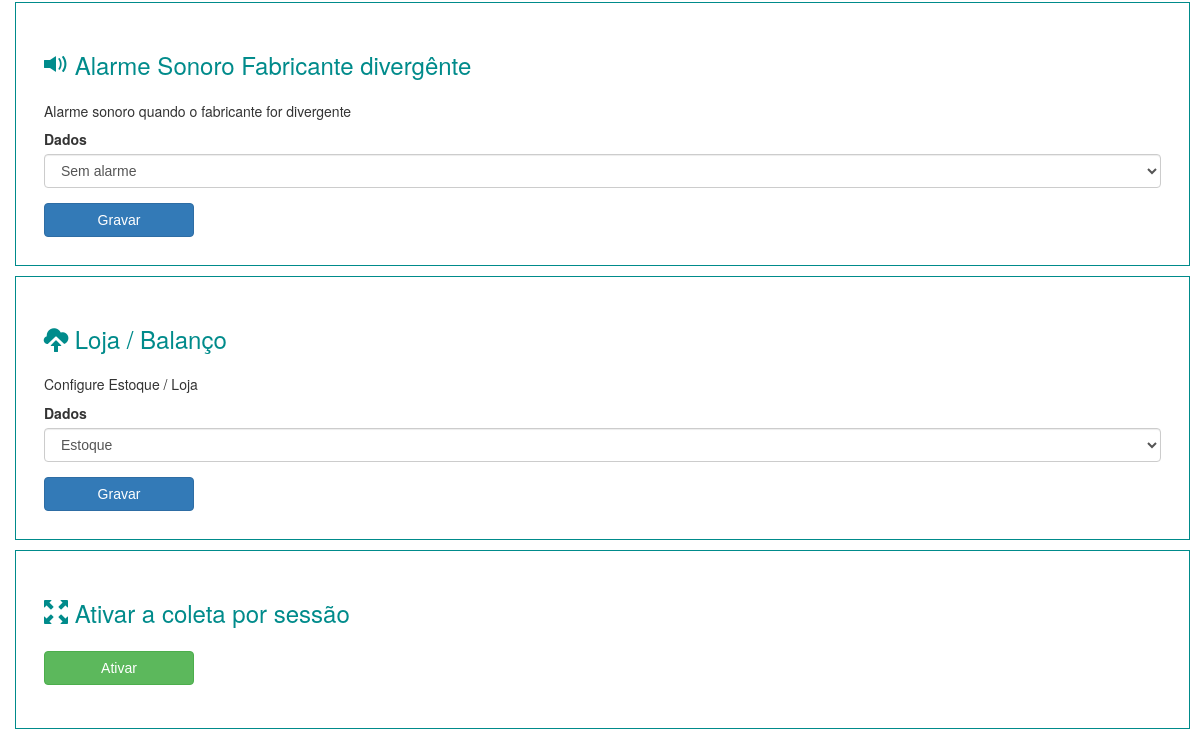
Page /v_configuracao.php (signed in, lower part) on the earlier database version.
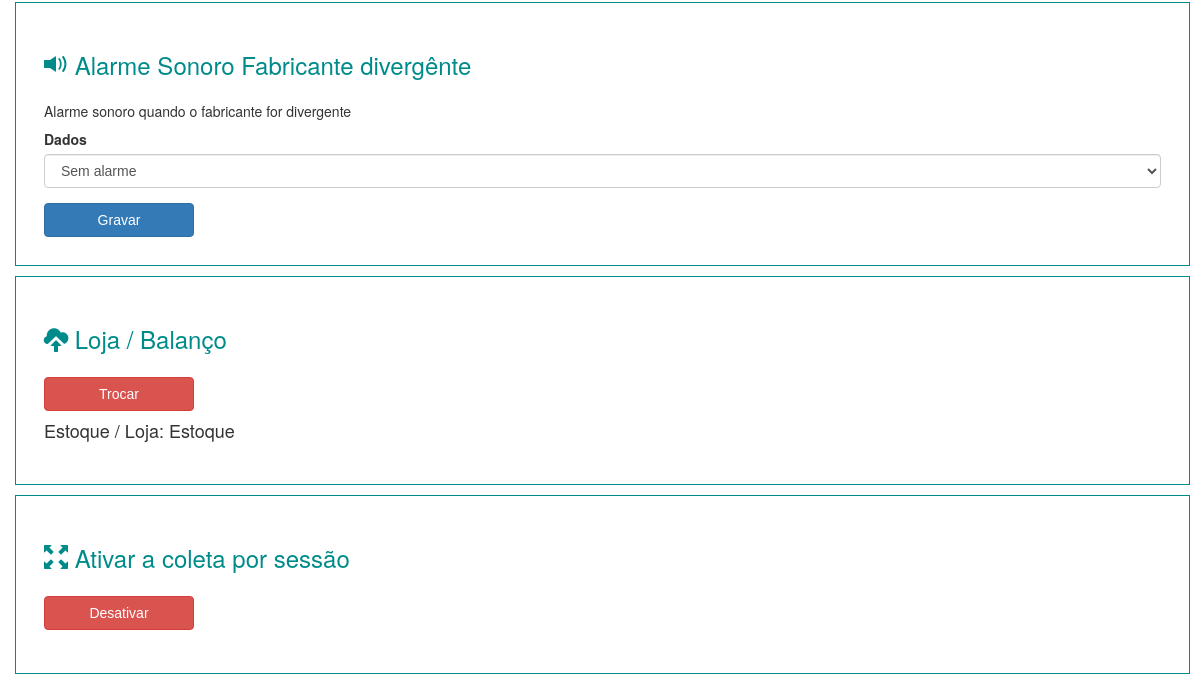
Same page on the later database version.
### tables this page shows
CREATE TABLE IF NOT EXISTS `config` (
  `id` int(11) NOT NULL AUTO_INCREMENT,
  `arquivo` text,
  `conf` int(3) DEFAULT NULL,
  `camera` varchar(255) DEFAULT NULL,
  `tempo` int(10) DEFAULT NULL,
  `diferenca` int(5) DEFAULT '0',
  `estoque_loja` int(2) DEFAULT '0',
  `sessao` int(11) DEFAULT '0',
  PRIMARY KEY (`id`)
);

### v_configuracao.php (the view, shortened to what the changed rows need)
<!DOCTYPE html>
<html>
   <head>
      <link href="bootstrap/css/bootstrap.min.css" rel="stylesheet">
      <link rel="stylesheet" href="css.css">
      <link rel="stylesheet" href="normalize.css">
   </head>
   <body>
      <section id="principal">
         <?php require 'v_cabecalho.php'; ?>
         <section class="corpo">
            <p>
            <p>
            <p>
            <p>
            <section class="form">
               <form method="post" action="arquivos_banco/estoque_loja.php">
                  <fieldset class="area_fieldset">
                     <h3>
                        <span class="glyphicon glyphicon-cloud-upload" aria-hidden="true"></span>
                        Loja / Balanço
                     </h3>
                     <div class="form-group">
                        <?php
                           $listagem = mysqli_query($conexao, "SELECT count(estoque_loja)  FROM config where conf = 15 and estoque_loja < 3 limit 1");
                           $co = $listagem->fetch_row();
                           $contar_estoque = $co;
                           if ($contar_estoque[0] != 1) {
                           ?>
                        <h5> Configure Estoque / Loja </h5>
                        <label for="exampleInputEmail1">Dados</label>
                        <p>
                           <select class="form-control" name="tempo" >
                              <option value="1"> Estoque </option>
                           </select>
                     </div>
                     <button type="submit" class="btn btn-primary">Gravar</button>
                  </fieldset>
                  <?php } else {
                     ?>
                  <button type="button" class="btn btn-danger" ><a href="arquivos_banco/excluir_estoque_loja.php">Trocar</a></button>
                  <?php
                     $li = mysqli_query($conexao, "SELECT estoque_loja  FROM config where estoque_loja > 0 limit 1");
                     while($linha = mysqli_fetch_array($li)) {
                     $estoque = $linha["estoque_loja"];
                     if ($estoque == 1) {
                     $estoque1 = "Estoque";
                     }else{
                     $estoque1 = "Loja";
                     }
                     ?>
                  <?php echo "<h4> Estoque / Loja: $estoque1</h4>"; ?>
                  <?php
                     }
                     }
                     ?>
               </form>
            </section>
            <p>
            <section class="form">
               <?php
                  $sessao_contar = mysqli_query($conexao,  "SELECT COUNT(sessao) as sessao  FROM config WHERE sessao > 0");
                  $sessao = $sessao_contar->fetch_row();
                  if ($sessao[0] < 1 ) {
                  ?>
               <fieldset class="area_fieldset">
               <h3>
                  <span class="glyphicon glyphicon-fullscreen" aria-hidden="true"></span>
                  Ativar a coleta por sessão
               </h3>
               <p>
                  <a href="arquivos_banco/ativar_sessao.php">
                  <button type="button" class="btn btn-success">Ativar</button>
                  </a>
               </p>
               <?php   }else {    ?>
               <fieldset class="area_fieldset">
                  <h3>
                     <span class="glyphicon glyphicon-fullscreen" aria-hidden="true"></span>
                     Ativar a coleta por sessão
                  </h3>
                  <p>
                     <a href="arquivos_banco/desativar_sessao.php">
                     <button type="button" class="btn btn-danger">Desativar</button>
                     </a>
                  </p>
                     <?php   }    ?>
               </fieldset>
            </section>
         </section>
      </section>
   </body>
</html>

Differences in the rows shown:
added config: estoque_loja "Estoque"
Other differences:
form field tempo: "Estoque" → (not shown)
text no longer shown: "Configure Estoque / Loja Dados Gravar Ativar"
text now shown: "Trocar Desativar"
